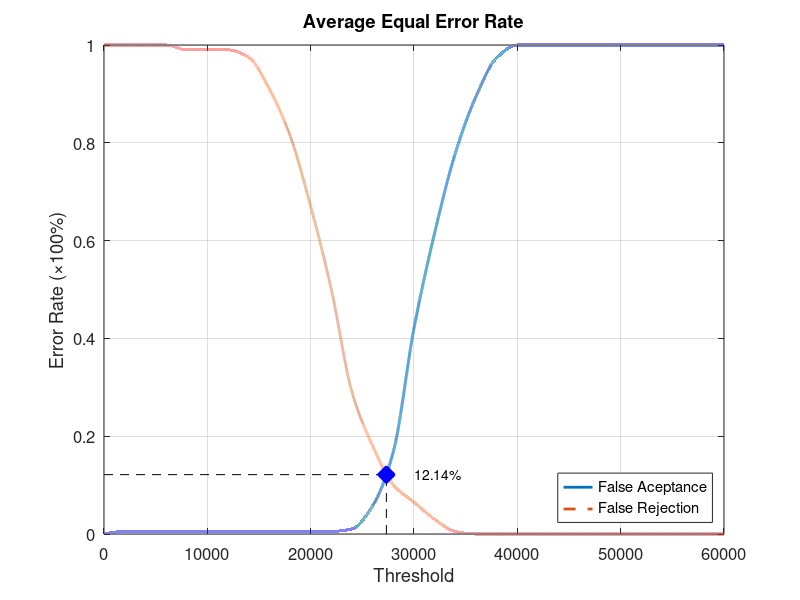
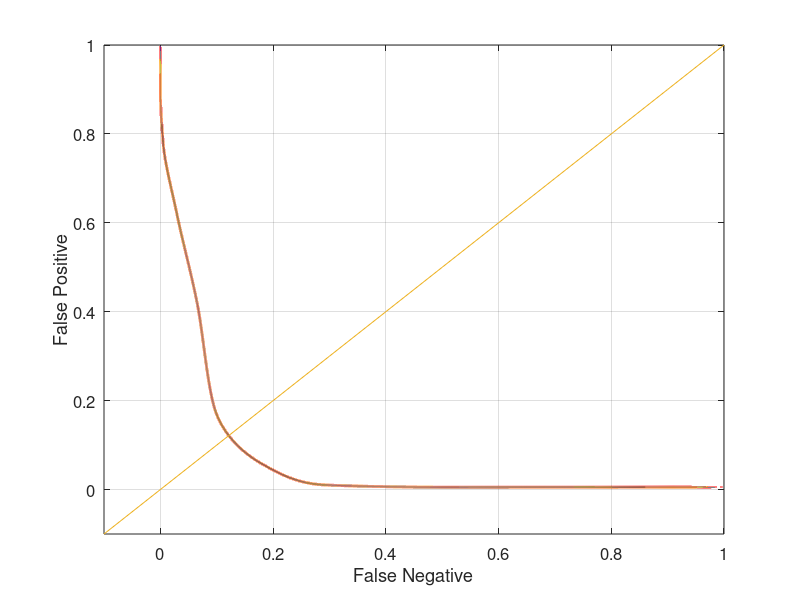

These charts were generated, in order, by the following MATLAB code:
function yEER = Database4_4
close all;
clear;
clc;
x = 0:2000:60000;
xq = 0:0.5:60000;

y0 = [0 0.00526316 0.00526316 0.00526316 0.00526316 0.00526316 0.00526316 0.00526316 0.00526316 0.00526316 0.00526316 0.00526316 0.0105263 0.0578947 0.168421 0.421053 0.615789 0.778947 0.894737 0.973684 1 1 1 1 1 1 1 1 1 1 1];
yy0 = interp1(x, y0, xq, 'pchip');
y1 = [1 1 1 1 0.99 0.99 0.99 0.975 0.91 0.815 0.67 0.5 0.29 0.18 0.1 0.065 0.03 0.005 0 0 0 0 0 0 0 0 0 0 0 0 0];
yy1 = interp1(x, y1, xq, 'pchip');

% Calculating EER: 
y2 = abs(y0 - y1);
find(y2 == min(y2))
yy2 = abs(yy0 - yy1);
xEER = find(yy2 == min(yy2));
xEERIndex = xq(xEER) % X-axis EER
yEER = yy0(xEER) % Y-axis EER

main = figure
plot(xq, yy0,'-','LineWidth', 2);	hold on
plot(xq, yy1,'--','LineWidth', 2);	hold on
plot([xEERIndex xEERIndex], [0 yEER], 'k--');	hold on
plot([0 xEERIndex], [yEER yEER], 'k--');	hold on
plot(xEERIndex, yEER, 'bx', 'LineWidth', 10);	hold on
text(xEERIndex + 10 * xEERIndex / 100, yEER, [num2str(round((10000 * yEER)) / 100) '%'])
legend('False Aceptance', 'False Rejection', 'Location', 'SouthEast')
xlabel('Threshold')
ylabel('Error Rate (\times100%)')
title('Average Equal Error Rate')
set(gca, 'FontSize', 12)
axis([0 60000 0 1])
grid on

print(main, 'Database4_4Main', '-dpng');
FNRxFPR = figure('Color', [1 1 1]);
plot(yy1, yy0, '-', yy1, yy0, 'LineWidth', 2);
hold on
y = -0.1:0.1:1
plot(y, y); 
set(gca, 'FontSize', 12)
xlabel('False Negative')
ylabel('False Positive')
axis([-0.1 1 -0.1 1])
set(gca, 'FontSize', 12)
grid on

print(FNRxFPR, 'Database4_4FNRxFPR','-dpng');
end
